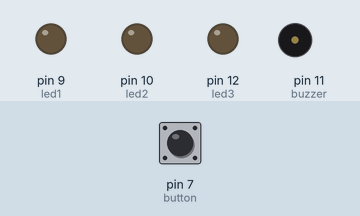
Bench run of a sketch on a simulated Arduino Uno, built with avr-gcc and run on an emulated ATmega328P. Parts: output pins drawn as LEDs (lit = HIGH), buzzer (waves = sounding). The test bench sets the inputs (shaded band); at power-on: pin 7 (button) HIGH.

Above: at 1.2 s.
1.3 s: pin 7 (button) pulled LOW for 0.15 s
At 2.9 s:
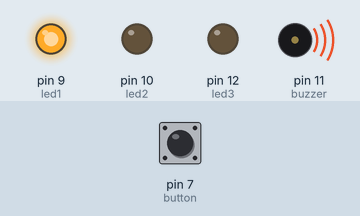
At 4.5 s:
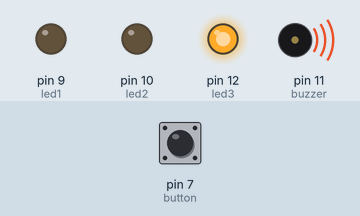
Timing chart, 0 to 10.3 s (numbered marks = the images above; inputs shaded):
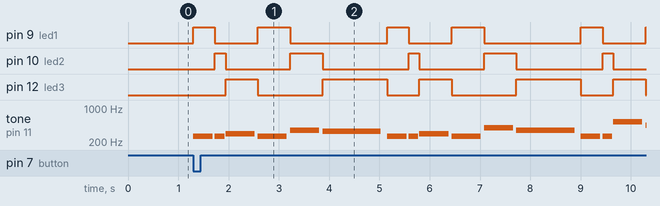

Measured:
- after the input at 1.3 s, pin 9 (led1): LOW → HIGH at once, then repeats every 3.9 s: LOW 0.86 s, HIGH 0.64 s, LOW 1.9 s, HIGH 0.43 s; pin 10 (led2): LOW → HIGH after 0.43 s, then repeats every 3.9 s: LOW 1.3 s, HIGH 0.64 s, LOW 1.7 s, HIGH 0.21 s

The sketch:

happy_birthday_with_flashing_lights.ino
```cpp
int led1 = 9;
int led2 = 10;
int led3 = 12;
int buzzer = 11;
int button = 7;

int tempo = 140;
#define NOTE_C4  262
#define NOTE_D4  294
#define NOTE_E4  330
#define NOTE_F4  349
#define NOTE_G4  392
#define NOTE_A4  440
#define NOTE_AS4 466
#define NOTE_C5  523
int melody[] = {
  NOTE_C4,4, NOTE_C4,8,
  NOTE_D4,-4, NOTE_C4,-4, NOTE_F4,-4,
  NOTE_E4,-2, NOTE_C4,4, NOTE_C4,8,
  NOTE_D4,-4, NOTE_C4,-4, NOTE_G4,-4,
  NOTE_F4,-2, NOTE_C4,4, NOTE_C4,8,
  NOTE_C5,-4, NOTE_A4,-4, NOTE_F4,-4,
  NOTE_E4,-4, NOTE_D4,-4, NOTE_AS4,4, NOTE_AS4,8,
  NOTE_A4,-4, NOTE_F4,-4, NOTE_G4,-4,
  NOTE_F4,-2,
};

int notes = sizeof(melody) / sizeof(melody[0]) / 2;
int wholenote = (60000 * 4) / tempo;
int divider = 0, noteDuration = 0;

void setup() {
  pinMode(buzzer, OUTPUT);
  pinMode(button, INPUT_PULLUP);

  pinMode(led1, OUTPUT);
  pinMode(led2, OUTPUT);
  pinMode(led3, OUTPUT);
}

void loop() {
  if (digitalRead(button) == LOW) {
    playMelody();
    delay(500);  // Debounce delay
  }
}

void playMelody() {
  int currentLed = 0;

  for (int thisNote = 0; thisNote < notes * 2; thisNote += 2) {
    divider = melody[thisNote + 1];
    if (divider > 0) {
      noteDuration = (wholenote) / divider;
    } else {
      noteDuration = (wholenote) / abs(divider);
      noteDuration *= 1.5;
    }

    // Rotate LEDs for each note
    digitalWrite(led1, currentLed == 0);
    digitalWrite(led2, currentLed == 1);
    digitalWrite(led3, currentLed == 2);

    tone(buzzer, melody[thisNote], noteDuration * 0.9);
    delay(noteDuration);
    noTone(buzzer);

    // Turn off all LEDs
    digitalWrite(led1, LOW);
    digitalWrite(led2, LOW);
    digitalWrite(led3, LOW);

    // Move to next LED
    currentLed = (currentLed + 1) % 3;
  }
}
```
